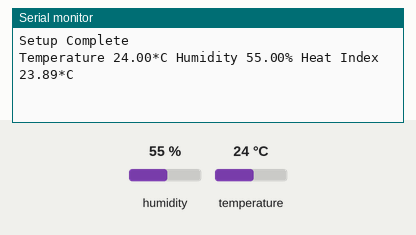
A sketch run on a simulated Arduino Uno, built with avr-gcc and run on an emulated ATmega328P. On the bench: the last lines printed to the serial monitor. Inputs (shaded band) come from the test bench; at power-on: humidity 55 %, temperature 24 °C.

Above: at 4.2 s.
4.3 s: humidity set to 22 %
At 6.6 s:
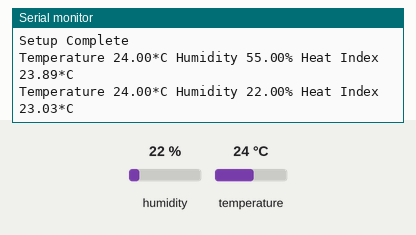
8.1 s: temperature set to 12 °C
At 10.4 s:
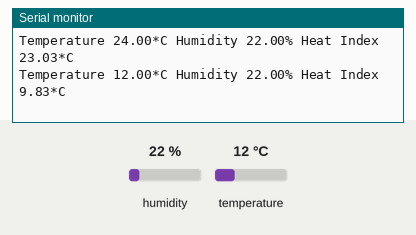
11.9 s: humidity set to 40 %
At 12.9 s:
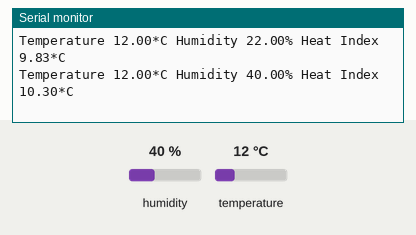
Timing chart, 0 to 14.9 s (numbered marks = the images above; inputs shaded):
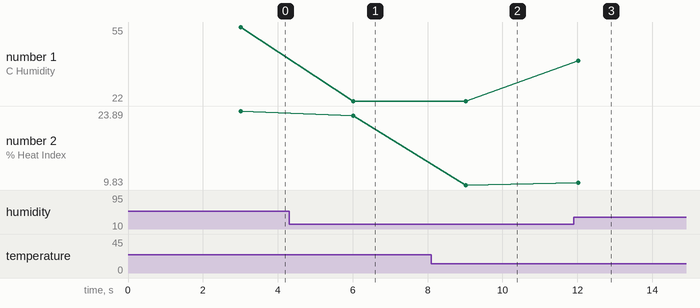

Measured:
- after the input at 4.3 s, the serial monitor: prints a new line after 1.7 s (image 1)
- after the input at 8.1 s, the serial monitor: prints a new line after 0.92 s (image 2)
- after the input at 11.9 s, the serial monitor: prints a new line after 0.13 s (image 3)
- plotted number 1: 55 → 22 after the input at 4.3 s, 22 → 40 after the input at 11.9 s
- plotted number 2: 23.89 → 23.03 after the input at 4.3 s, 23.03 → 9.83 after the input at 8.1 s, 9.83 → 10.3 after the input at 11.9 s

The sketch:

AM2302_Basic.ino
```cpp
/*
 * AM2302 Basic
 * Temperature and Humidity Sensor
 * Adafruit
 * https://www.adafruit.com/product/393
 *
 * Cory Welch
 * corywelch.ca
 * https://github.com/corywelch
 *
 */

/*
 *  AM2302
 *  Red    : VCC = 3.3V - 5V
 *  Black  : Ground
 *  Yellow : Data (need to experiment with different pullups)
 *
 *  This sensor is basically a DHT22 in a larger case.
 *  Some online says it already has internal pullup resistor still to be confirmed
 *
 */

// Includes
#include "DHT.h" // DHT Library for Sensor

// Pins
#define AM2302_PIN 7 // Data Pin for AM2302

// Global Variables
#define EN_SERIAL true
#define BAUD 9600
#define READ_DELAY 3000 // Minimum is 2sec based on sensor spec sheet
#define AM2302_TYPE DHT22

// Global Functions
void sprint(String text);
void sprintln(String text);
void readSensor();

// Objects
DHT AM2302(AM2302_PIN, AM2302_TYPE); // Object for AM2302

void setup() {
  // Initializing Serial
  if(EN_SERIAL)
  Serial.begin(BAUD);

  // Initializing Reading of the AM2302
  AM2302.begin();

  // Delay before first read
  delay(READ_DELAY);

  sprintln("Setup Complete");

}

void loop() {

  readSensor();

  delay(READ_DELAY);

}

void readSensor(){

  // Retrieve Values from Sensor
  float humidity = AM2302.readHumidity(); // % 0 - 99.9
  float temperature = AM2302.readTemperature(); // C -40 - 80

  // Read Check
  if( isnan(humidity) || isnan(temperature) ){
    sprintln("Failed to read properly");
  }

  // Compute Heat Index
  float heatIndex = AM2302.computeHeatIndex(temperature, humidity, false); // False needed cause default uses Fahrenheit

  // Print Results to Console
  String readings = "";
  readings += "Temperature " + String(temperature) + "*C ";
  readings += "Humidity " + String(humidity) + "% ";
  readings += "Heat Index " + String(heatIndex) + "*C ";

  sprintln(readings);

}

void sprint(String text){
  if(EN_SERIAL){
    Serial.print(text);
  } else {
    return;
  }
}

void sprintln(String text){
  if(EN_SERIAL){
    Serial.println(text);
  } else {
    return;
  }
}
```
